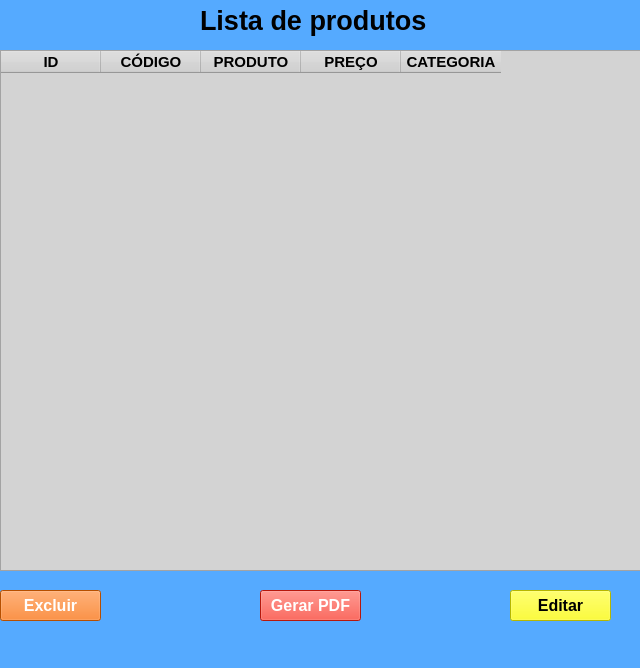
<?xml version="1.0" encoding="UTF-8"?>
<ui version="4.0">
 <class>MainWindow</class>
 <widget class="QMainWindow" name="MainWindow">
  <property name="geometry">
   <rect>
    <x>0</x>
    <y>0</y>
    <width>640</width>
    <height>668</height>
   </rect>
  </property>
  <property name="windowTitle">
   <string>MainWindow</string>
  </property>
  <property name="styleSheet">
   <string notr="true">background-color: rgb(85, 170, 255);</string>
  </property>
  <widget class="QWidget" name="centralwidget">
   <widget class="QLabel" name="label">
    <property name="geometry">
     <rect>
      <x>200</x>
      <y>-10</y>
      <width>241</width>
      <height>61</height>
     </rect>
    </property>
    <property name="font">
     <font>
      <pointsize>20</pointsize>
      <bold>true</bold>
     </font>
    </property>
    <property name="text">
     <string>Lista de produtos</string>
    </property>
   </widget>
   <widget class="QTableWidget" name="tableWidget">
    <property name="geometry">
     <rect>
      <x>0</x>
      <y>50</y>
      <width>641</width>
      <height>521</height>
     </rect>
    </property>
    <property name="minimumSize">
     <size>
      <width>641</width>
      <height>0</height>
     </size>
    </property>
    <property name="font">
     <font>
      <pointsize>13</pointsize>
      <bold>true</bold>
     </font>
    </property>
    <property name="styleSheet">
     <string notr="true">background-color: rgb(211, 211, 211);</string>
    </property>
    <property name="gridStyle">
     <enum>Qt::NoPen</enum>
    </property>
    <column>
     <property name="text">
      <string>ID</string>
     </property>
     <property name="font">
      <font>
       <pointsize>11</pointsize>
       <bold>true</bold>
      </font>
     </property>
    </column>
    <column>
     <property name="text">
      <string>CÓDIGO</string>
     </property>
     <property name="font">
      <font>
       <pointsize>11</pointsize>
       <bold>true</bold>
      </font>
     </property>
    </column>
    <column>
     <property name="text">
      <string>PRODUTO</string>
     </property>
     <property name="font">
      <font>
       <pointsize>11</pointsize>
       <bold>true</bold>
      </font>
     </property>
    </column>
    <column>
     <property name="text">
      <string>PREÇO</string>
     </property>
     <property name="font">
      <font>
       <pointsize>11</pointsize>
       <bold>true</bold>
      </font>
     </property>
    </column>
    <column>
     <property name="text">
      <string>CATEGORIA</string>
     </property>
     <property name="font">
      <font>
       <pointsize>11</pointsize>
       <bold>true</bold>
      </font>
     </property>
    </column>
   </widget>
   <widget class="QPushButton" name="pushButton">
    <property name="geometry">
     <rect>
      <x>260</x>
      <y>590</y>
      <width>101</width>
      <height>31</height>
     </rect>
    </property>
    <property name="font">
     <font>
      <pointsize>12</pointsize>
      <bold>true</bold>
     </font>
    </property>
    <property name="styleSheet">
     <string notr="true">background-color: rgb(255, 33, 17);
color: rgb(255, 255, 255);</string>
    </property>
    <property name="text">
     <string>Gerar PDF</string>
    </property>
   </widget>
   <widget class="QPushButton" name="pushButton_2">
    <property name="geometry">
     <rect>
      <x>0</x>
      <y>590</y>
      <width>101</width>
      <height>31</height>
     </rect>
    </property>
    <property name="font">
     <font>
      <pointsize>12</pointsize>
      <bold>true</bold>
     </font>
    </property>
    <property name="styleSheet">
     <string notr="true">background-color: rgb(255, 110, 0);
color: rgb(255, 255, 255);</string>
    </property>
    <property name="text">
     <string>Excluir</string>
    </property>
   </widget>
   <widget class="QPushButton" name="pushButton_3">
    <property name="geometry">
     <rect>
      <x>510</x>
      <y>590</y>
      <width>101</width>
      <height>31</height>
     </rect>
    </property>
    <property name="font">
     <font>
      <pointsize>12</pointsize>
      <bold>true</bold>
     </font>
    </property>
    <property name="styleSheet">
     <string notr="true">background-color: rgb(255, 110, 0);
color: rgb(0, 0, 0);
background-color: rgb(255, 255, 0);
</string>
    </property>
    <property name="text">
     <string>Editar</string>
    </property>
   </widget>
  </widget>
  <widget class="QMenuBar" name="menubar">
   <property name="geometry">
    <rect>
     <x>0</x>
     <y>0</y>
     <width>640</width>
     <height>22</height>
    </rect>
   </property>
  </widget>
  <widget class="QStatusBar" name="statusbar"/>
 </widget>
 <resources/>
 <connections/>
</ui>
